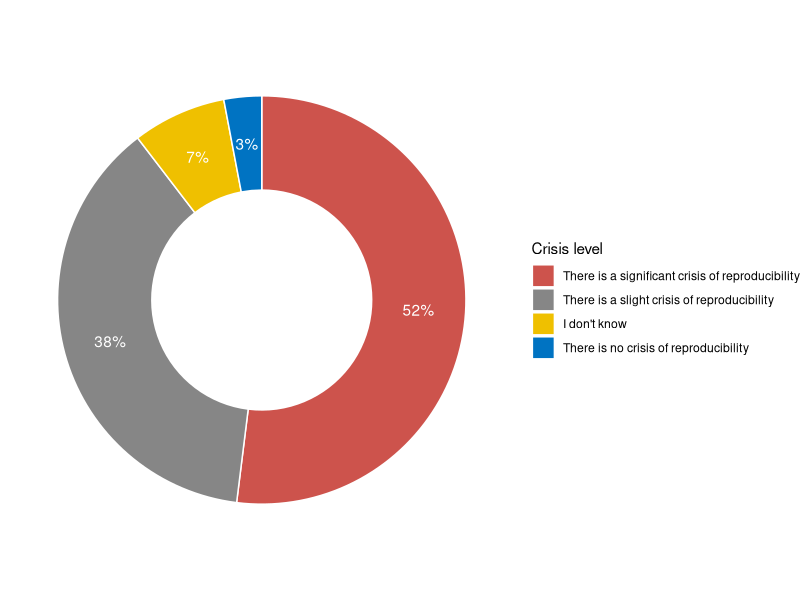

Write R code to recreate this figure.
## ---- chunk 1
knitr::opts_chunk$set(echo = TRUE)
## ---- chunk 2
library(tidyverse)

data <- read_csv("../data/data.csv")
## ---- chunk 3
plot1_data <- data %>%
  slice(-1) %>%
  rename(crisis_level=20) %>% # get rid of long variable name
  select(crisis_level) %>%
  mutate(crisis_level=as_factor(crisis_level))

pie_data <- plot1_data %>%
  group_by(crisis_level) %>%
  summarize(count=n()) %>%
  mutate(proportion=count/sum(count)) %>%
  arrange(desc(proportion)) %>%
  mutate(lab.ypos = cumsum(proportion) - 0.5*proportion) %>%
  mutate(crisis_level=fct_reorder(crisis_level, proportion))

my_colors <- c("#0073C2FF", "#EFC000FF", "#868686FF", "#CD534CFF")

ggplot(pie_data, aes(x=2, y=proportion, fill=crisis_level)) +
  geom_bar(stat="identity", color="white") +
  coord_polar(theta="y", start=0) +
  geom_text(aes(y=lab.ypos, label=paste(round(proportion*100), "%", sep="")), color="white") +
  scale_fill_manual(values=my_colors, name="Crisis level", guide=guide_legend(reverse=TRUE)) +
  theme_void() +
  xlim(0.5, 2.5)
## ---- chunk 4
table1 <- read_csv("../data/table.csv")
knitr::kable(table1, caption="Table 1. Major challenges to rigor observed in shared resources")
